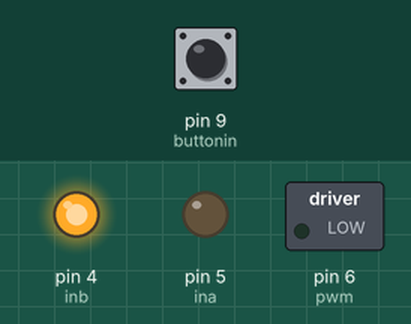
Simulated run of this sketch. Board: Arduino Uno, built with avr-gcc and run on an emulated ATmega328P. On the bench: switched loads named in the sketch (green lamp = pin HIGH), output pins drawn as LEDs (lit = HIGH). Inputs (shaded band) come from the test bench; at power-on: pin 9 (buttonin) LOW. Pins used as bus, display or sensor lines are not drawn.

Above: at 1.2 s.
1.3 s: pin 9 (buttonin) pulled HIGH for 0.15 s
At 1.37 s:
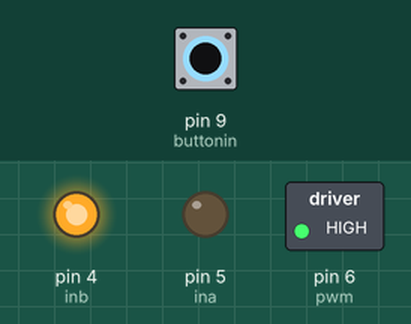
2.9 s: pin 9 (buttonin) pulled HIGH for 3.2 s
At 6.9 s:
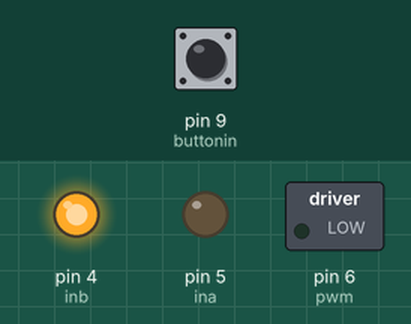
Timing chart, 0 to 8.4 s (numbered marks = the images above; inputs shaded):
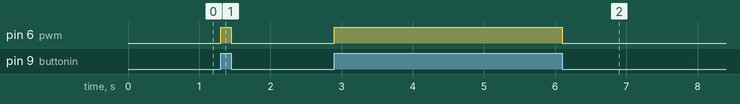

Measured:
- after the input at 1.3 s, pin 6 (pwm): LOW → HIGH at once, → LOW 0.15 s later
- after the input at 2.9 s, pin 6 (pwm): LOW → HIGH at once, → LOW 3.2 s later

The sketch:

waterpump.ino
```cpp
  //Motor vars
int pwm = 6;  // Power for motor
int ina = 5;
int inb = 4;

// Button vars
int buttonin = 9;  // Turns to HIGH when button pressed
int val = 0;     // variable for reading the button
int buttonvcc = 8;  // Connects HIGH to button

void setup() {
  //Motor setup
  Serial.begin(9600);
  pinMode(ina, OUTPUT);
  pinMode(inb, OUTPUT);
  pinMode(pwm, OUTPUT);
  digitalWrite(ina, LOW);
  digitalWrite(inb, HIGH);

  //Button setup
  pinMode(buttonin, INPUT);
  pinMode(buttonvcc, OUTPUT);
  digitalWrite(buttonvcc, HIGH);
}

void loop() {
  val = digitalRead(buttonin);   // Reads the button if pressed
  if (val == HIGH) {         // If button is pressed
    digitalWrite(pwm, HIGH);  // Turn on the motor
  } else {
    digitalWrite(pwm, LOW);
  }

}
```
